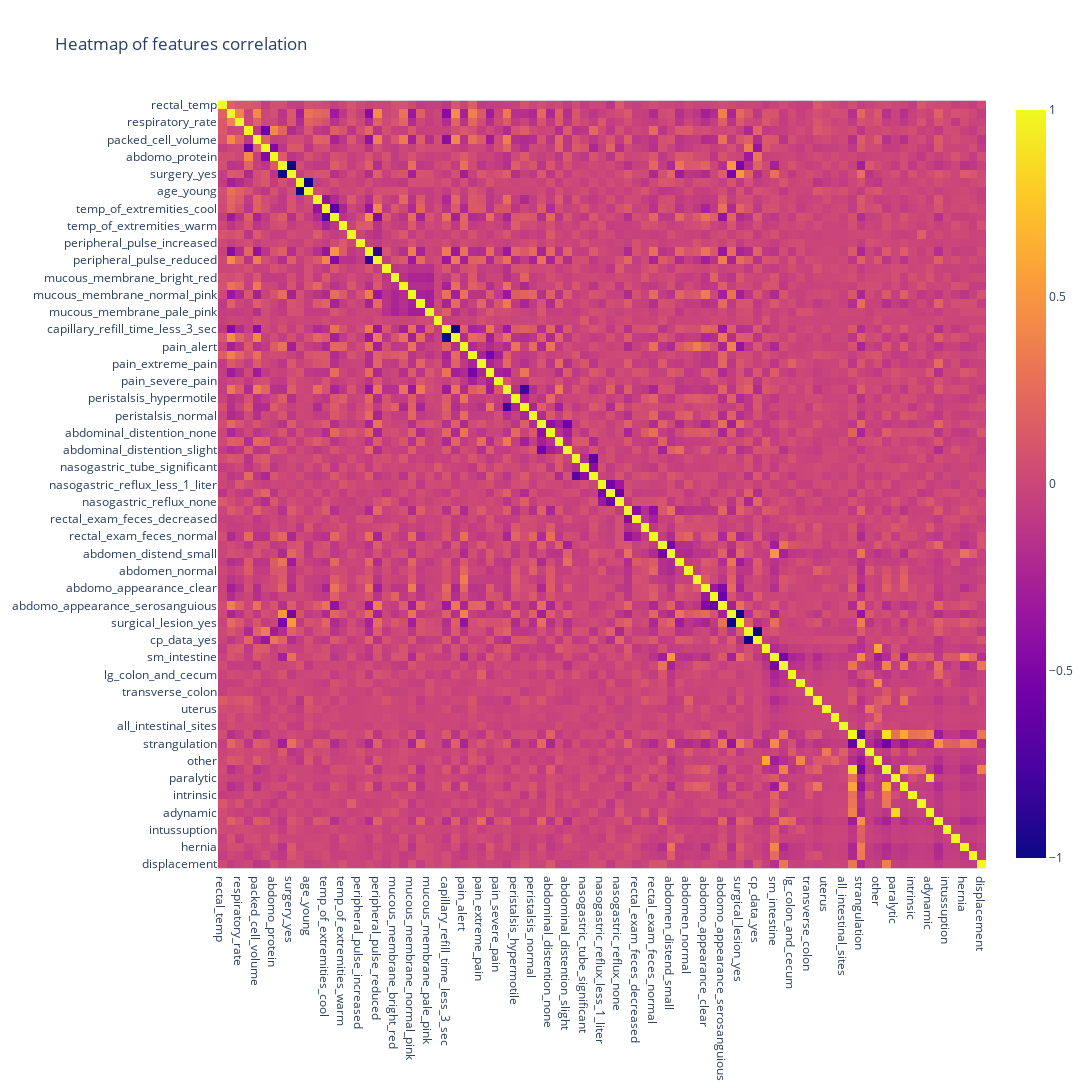

The cell this chart's notebook holds for it:
### Code cell
fig = px.imshow(corr,
          title='Heatmap of features correlation',
          height=2000,
          width=2000)
fig.show()

### Figure 1 — Plotly figure (JSON) as saved in the notebook; plotly's stock layout.template omitted (floating-point values rounded to 4 significant figures; data arrays with more than 128 entries replaced by an {"elided": "..."} marker saying what was removed)
{"data": [{"coloraxis": "coloraxis", "hovertemplate": "x: %{x}<br>y: %{y}<br>color: %{z}<extra></extra>", "name": "0", "type": "heatmap", "x": ["rectal_temp", "pulse", "respiratory_rate", "nasogastric_reflux_ph", "packed_cell_volume", "total_protein", "abdomo_protein", "surgery_no", "surgery_yes", "age_adult", "age_young", "temp_of_extremities_cold", "temp_of_extremities_cool", "temp_of_extremities_normal", "temp_of_extremities_warm", "peripheral_pulse_absent", "peripheral_pulse_increased", "peripheral_pulse_normal", "peripheral_pulse_reduced", "mucous_membrane_bright_pink", "mucous_membrane_bright_red", "mucous_membrane_dark_cyanotic", "mucous_membrane_normal_pink", "mucous_membrane_pale_cyanotic", "mucous_membrane_pale_pink", "capillary_refill_time_3", "capillary_refill_time_less_3_sec", "capillary_refill_time_more_3_sec", "pain_alert", "pain_depressed", "pain_extreme_pain", "pain_mild_pain", "pain_severe_pain", "peristalsis_absent", "peristalsis_hypermotile", "peristalsis_hypomotile", "peristalsis_normal", "abdominal_distention_moderate", "abdominal_distention_none", "abdominal_distention_severe", "abdominal_distention_slight", "nasogastric_tube_none", "nasogastric_tube_significant", "nasogastric_tube_slight", "nasogastric_reflux_less_1_liter", "nasogastric_reflux_more_1_liter", "nasogastric_reflux_none", "rectal_exam_feces_absent", "rectal_exam_feces_decreased", "rectal_exam_feces_increased", "rectal_exam_feces_normal", "abdomen_distend_large", "abdomen_distend_small", "abdomen_firm", "abdomen_normal", "abdomen_other", "abdomo_appearance_clear", "abdomo_appearance_cloudy", "abdomo_appearance_serosanguious", "surgical_lesion_no", "surgical_lesion_yes", "cp_data_no", "cp_data_yes", "gastric", "sm_intestine", "lg_colon", "lg_colon_and_cecum", "cecum", "transverse_colon", "retum/descending_colon", "uterus", "bladder", "all_intestinal_sites", "simple", "strangulation", "inflammation", "other", "mechanical", "paralytic", "obturation", "intrinsic", "extrinsic", "adynamic", "volvulus/torsion", "intussuption", "thromboembolic", "hernia", "lipoma/slenic_incarceration", "displacement"], "xaxis": "x", "y": ["rectal_temp", "pulse", "respiratory_rate", "nasogastric_reflux_ph", "packed_cell_volume", "total_protein", "abdomo_protein", "surgery_no", "surgery_yes", "age_adult", "age_young", "temp_of_extremities_cold", "temp_of_extremities_cool", "temp_of_extremities_normal", "temp_of_extremities_warm", "peripheral_pulse_absent", "peripheral_pulse_increased", "peripheral_pulse_normal", "peripheral_pulse_reduced", "mucous_membrane_bright_pink", "mucous_membrane_bright_red", "mucous_membrane_dark_cyanotic", "mucous_membrane_normal_pink", "mucous_membrane_pale_cyanotic", "mucous_membrane_pale_pink", "capillary_refill_time_3", "capillary_refill_time_less_3_sec", "capillary_refill_time_more_3_sec", "pain_alert", "pain_depressed", "pain_extreme_pain", "pain_mild_pain", "pain_severe_pain", "peristalsis_absent", "peristalsis_hypermotile", "peristalsis_hypomotile", "peristalsis_normal", "abdominal_distention_moderate", "abdominal_distention_none", "abdominal_distention_severe", "abdominal_distention_slight", "nasogastric_tube_none", "nasogastric_tube_significant", "nasogastric_tube_slight", "nasogastric_reflux_less_1_liter", "nasogastric_reflux_more_1_liter", "nasogastric_reflux_none", "rectal_exam_feces_absent", "rectal_exam_feces_decreased", "rectal_exam_feces_increased", "rectal_exam_feces_normal", "abdomen_distend_large", "abdomen_distend_small", "abdomen_firm", "abdomen_normal", "abdomen_other", "abdomo_appearance_clear", "abdomo_appearance_cloudy", "abdomo_appearance_serosanguious", "surgical_lesion_no", "surgical_lesion_yes", "cp_data_no", "cp_data_yes", "gastric", "sm_intestine", "lg_colon", "lg_colon_and_cecum", "cecum", "transverse_colon", "retum/descending_colon", "uterus", "bladder", "all_intestinal_sites", "simple", "strangulation", "inflammation", "other", "mechanical", "paralytic", "obturation", "intrinsic", "extrinsic", "adynamic", "volvulus/torsion", "intussuption", "thromboembolic", "hernia", "lipoma/slenic_incarceration", "displacement"], "yaxis": "y", "z": {"elided": "89x89 float values"}}], "layout": {"coloraxis": {"colorscale": [[0, "#0d0887"], [0.1111, "#46039f"], [0.2222, "#7201a8"], [0.3333, "#9c179e"], [0.4444, "#bd3786"], [0.5556, "#d8576b"], [0.6667, "#ed7953"], [0.7778, "#fb9f3a"], [0.8889, "#fdca26"], [1, "#f0f921"]]}, "height": 2000, "title": {"text": "Heatmap of features correlation"}, "width": 2000, "xaxis": {"anchor": "y", "constrain": "domain", "domain": [0, 1], "scaleanchor": "y"}, "yaxis": {"anchor": "x", "autorange": "reversed", "constrain": "domain", "domain": [0, 1]}}}
